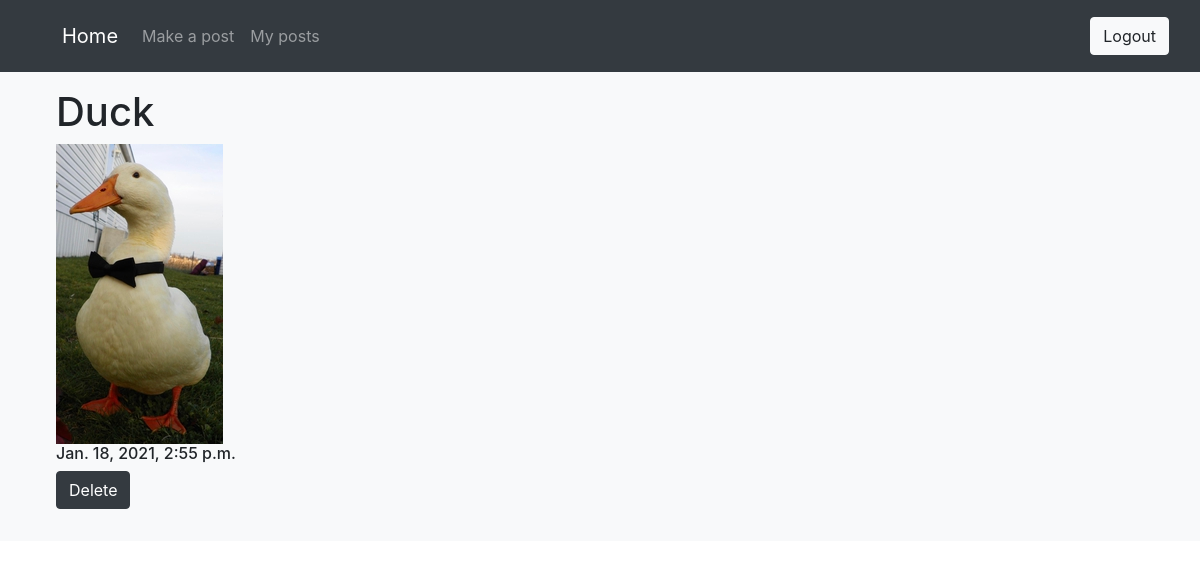
/myposts/32 (signed in), run on the app's committed database.
### simple_website/models.py (models this page shows, shortened)
class MakePost(models.Model):
    title = models.CharField(max_length=30)
    content = models.TextField(max_length=500, blank=True)
    photo = ResizedImageField(size=[500, 300], quality=100, upload_to='simple_website/images/', null=True, blank=True, default='')
    created = models.DateTimeField(auto_now_add=True)
    user = models.ForeignKey(User, on_delete=models.CASCADE)

### simple_website/views.py (the view, shortened to what this page needs)
# urls.py: path('myposts/<int:post_pk>', views.viewpost, name='viewpost'),
@login_required
def viewpost(request, post_pk):
    post = get_object_or_404(MakePost, pk=post_pk, user=request.user)
    if request.method == 'GET':
        form = MakePostForm(instance=post)
        return render(request, 'simple_website/viewpost.html', {'post':post, 'form':form})

### simple_website/templates/simple_website/viewpost.html (shortened to what this page needs)
{% extends 'simple_website/base.html' %}
{% block content %}
<div class="d-flex justify-content-start">
  <ul>
    <div>
    <h1>{{ post.title }}</h1>
      {% if post.photo %}
        <img src="{{ post.photo.url }}">
      {% endif %}
    <h6>{{ post.created }}</h6>
    </div>
    <form method="POST" action="{% url 'deletepost' post.id %}" enctype="multipart/form-data">
    <button type="submit" class="btn btn-dark">Delete</button>
    </form>
  </ul>
</div>
{% endblock %}

### data on the page
MakePost: title "Duck", photo (picture), created "Jan. 18, 2021, 2:55 p.m."
